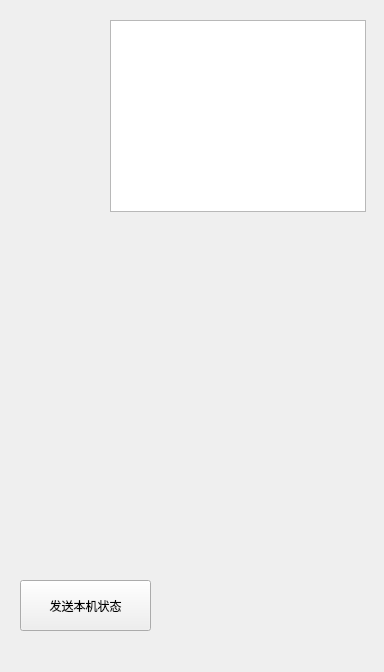
<?xml version="1.0" encoding="UTF-8"?>
<ui version="4.0">
 <class>Form</class>
 <widget class="QWidget" name="Form">
  <property name="geometry">
   <rect>
    <x>0</x>
    <y>0</y>
    <width>384</width>
    <height>672</height>
   </rect>
  </property>
  <property name="windowTitle">
   <string>Form</string>
  </property>
  <widget class="QToolButton" name="toolButton">
   <property name="geometry">
    <rect>
     <x>20</x>
     <y>580</y>
     <width>131</width>
     <height>51</height>
    </rect>
   </property>
   <property name="text">
    <string>发送本机状态</string>
   </property>
  </widget>
  <widget class="QTreeView" name="treeView">
   <property name="geometry">
    <rect>
     <x>110</x>
     <y>20</y>
     <width>256</width>
     <height>192</height>
    </rect>
   </property>
  </widget>
 </widget>
 <resources/>
 <connections/>
</ui>
